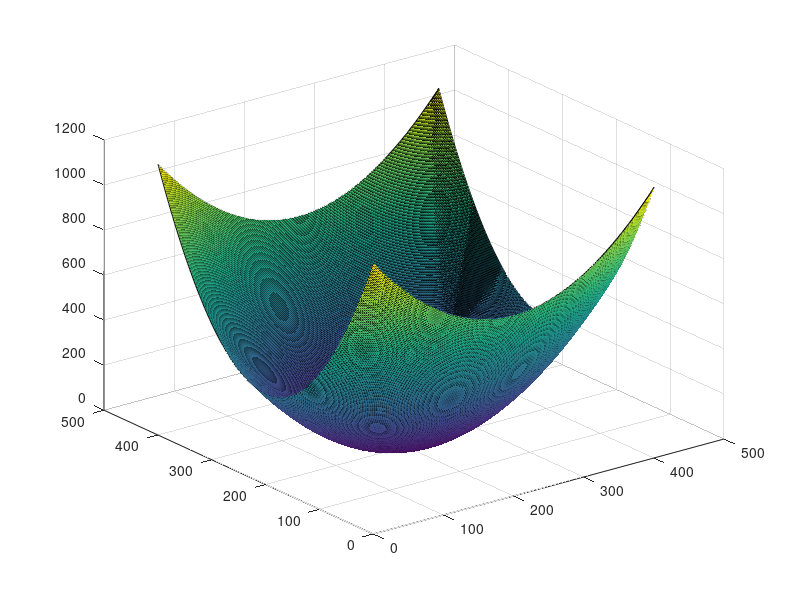

The MATLAB script that drew this image:
%f(x,y) = x^2+2y^2
[x y] = meshgrid(-20:0.1:20, -20:0.1:20);
figure(10); surf(x.^2+2.*(y.^2));

x0 = 5; y0 = 4;

eps = 1e-6;
err = x0^2+2*y0^2;
pos = [x0 y0 err];

while err > eps
   %Calculate direction
   dir_norm = sqrt(4*x0^2+16*y0^2);
   dir = [-2*x0 -4*y0 ]./dir_norm;
   
   %Find slope-intercept of search line
   m = dir(2)/dir(1);
   intercept = y0-x0*m;
   
   %Calculate polynomial coefficients, find derivative equation = 0
   a = 2*(1+2*m^2);
   b = 2*2*m*intercept;
  
   %New x0/y0
   x0 = -b/a;
   y0 = m*x0+intercept;
   
   err = x0^2+2*y0^2; 
   pos = [pos; x0 y0 err];
end
